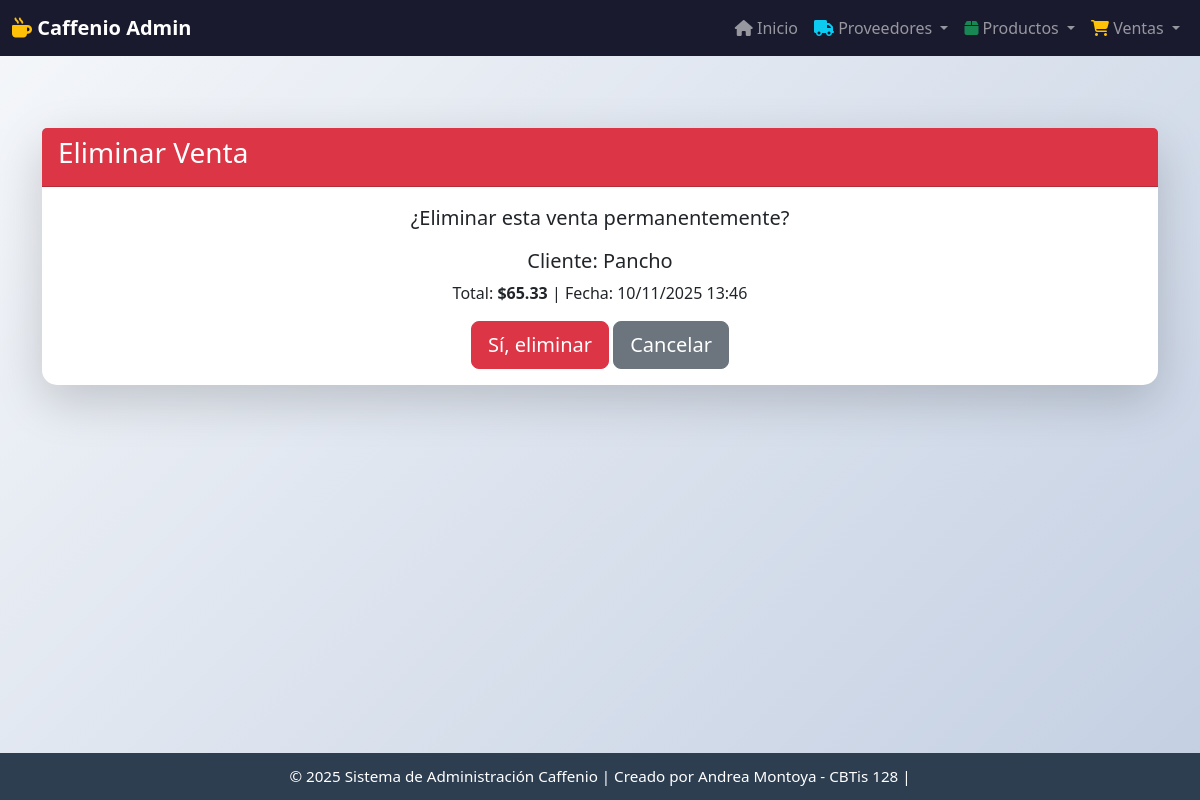
/venta/borrar/2/, run on the app's committed database.
### app_Caffenio/models.py (models this page shows, shortened)
class Venta(models.Model):
    fecha = models.DateTimeField(auto_now_add=True)
    cliente = models.CharField(max_length=100)
    total = models.DecimalField(max_digits=10, decimal_places=2)
    metodo_pago = models.CharField(
        max_length=50,
        choices=[
            ('efectivo', 'Efectivo'),
            ('tarjeta', 'Tarjeta'),
            ('transferencia', 'Transferencia')
        ]
    )
    sucursal = models.CharField(
        max_length=50,
        choices=[
            ('Sucursal 1', 'Sucursal 1'),
            ('Sucursal 2', 'Sucural 2')
        ]
    )
    empleado = models.CharField(max_length=100)
    productos = models.ManyToManyField(
        Producto,
        related_name='ventas'
    )

### app_Caffenio/views.py (the view)
# urls.py: path('venta/borrar/<int:id>/', views.borrar_venta, name='borrar_venta'),
def borrar_venta(request, id):
    venta = get_object_or_404(Venta, id=id)
    if request.method == 'POST':
        venta.delete()
        return redirect('ver_ventas')
    return render(request, 'venta/borrar_venta.html', {'venta': venta})

### app_Caffenio/templates/venta/borrar_venta.html (shortened to what this page needs)
{% extends 'base.html' %}
{% block content %}
<div class="card shadow-lg mt-5">
    <div class="card-header bg-danger text-white">
        <h3>Eliminar Venta</h3>
    </div>
    <div class="card-body text-center">
        <p class="lead">¿Eliminar esta venta permanentemente?</p>
        <h5>Cliente: {{ venta.cliente }}</h5>
        <p>Total: <strong>${{ venta.total }}</strong> | Fecha: {{ venta.fecha|date:"d/m/Y H:i" }}</p>
        <form method="post" class="d-inline">
            <button type="submit" class="btn btn-danger btn-lg">Sí, eliminar</button>
        </form>
        <a href="{% url 'ver_ventas' %}" class="btn btn-secondary btn-lg">Cancelar</a>
    </div>
</div>
{% endblock %}

### app_Caffenio/templates/base.html (style rules this page uses)
body { background: linear-gradient(135deg, #f5f7fa 0%, #c3cfe2 100%); min-height: 100vh; padding-top: 80px; padding-bottom: 80px; }
.card { border-radius: 15px; border: none; }

### data on the page
Venta: cliente "Pancho", total "65.33", fecha "10/11/2025 13:46"
